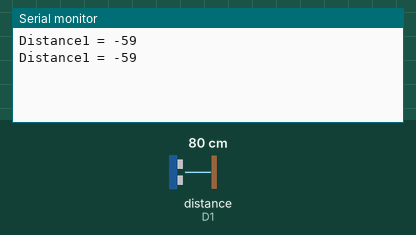
Simulated run of this sketch. Board: ESP8266 (NodeMCU). Parts: the last lines printed to the serial monitor. Wiring (inferred from the names in the program): ultrasonic range finder: trigger D2; echo D1. Inputs (shaded band) come from the test bench; at power-on: distance to the obstacle (sensor on D1) 80 cm. The echo pulse lasts 58.3 µs per cm; WiFi joins after 1.5 s; servers stay silent unless stated.

Above: at 3.0 s.
3.1 s: distance to the obstacle (sensor on D1) set to 2 cm
At 4.4 s:
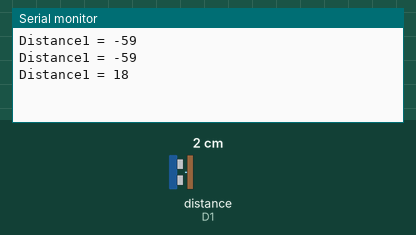
4.6 s: distance to the obstacle (sensor on D1) set to 4 cm
At 5.6 s:
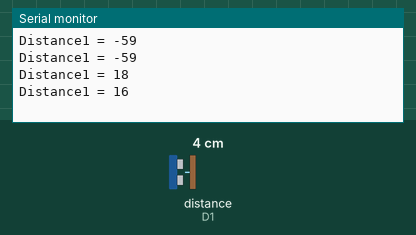
Timing chart, 0 to 7.6 s (numbered marks = the images above; inputs shaded):
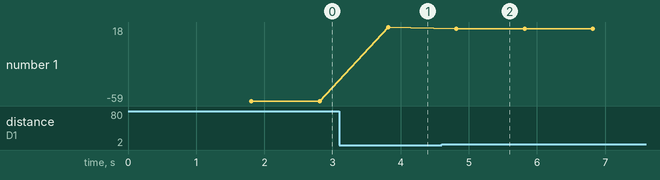

Measured:
- after the input at 3.1 s, the serial monitor: prints a new line after 0.72 s (image 1)
- after the input at 4.6 s, the serial monitor: prints a new line after 0.22 s (image 2)
- plotted number 1: -59 → 18 after the input at 3.1 s, 18 → 16 after the input at 4.6 s

The sketch:

ultraProject.ino
```cpp
#define BLYNK_TEMPLATE_ID "TMPL6rxDKelDb"
#define BLYNK_TEMPLATE_NAME "UltraProject"
#define BLYNK_PRINT Serial

#include <ESP8266WiFi.h>
#include <BlynkSimpleEsp8266.h>

/*ultrasonic1  conection to pin d2 and pin d1*/
#define trig            D2
#define echo            D1


long duration;
int distance ;

char auth[] = "UeGzEcU836pswUIGPrhurYoNlEv5K8px";

// Your WiFi credentials.
// Set password to "" for open networks.
char ssid[] = "Ibn Roshd Educational Holding Co";
char pass[] = "ibnroshd@2030";

BlynkTimer timer;
WidgetLCD lcd(V1);


void setup() {
  // Debug console
  pinMode(trig, OUTPUT);          // Sets the trigPin as an Output
  pinMode(echo, INPUT);           // Sets the echoPin as an Inpu

  Serial.begin(9600);
  Blynk.begin(auth, ssid, pass);

  // Setup a function to be called every second
}

void loop() {
  int max =20;
  Blynk.run();
  digitalWrite(trig, LOW);  // Makes trigPin low
  delayMicroseconds(2);     // 2 micro second delay

  digitalWrite(trig, HIGH);  // tigPin high
  delayMicroseconds(10);     // trigPin high for 10 micro seconds
  digitalWrite(trig, LOW);   // trigPin low

  duration = pulseIn(echo, HIGH);   //Read echo pin, time in microseconds
  distance = max - (duration * 0.034 / 2);  //Calculating actual/real distance

  Serial.print("Distance1 = ");  //Output distance on arduino serial monitor
  Serial.println(distance);
  Blynk.virtualWrite(V1, distance);

  delay(1000);  /*mile second*/
}
```
